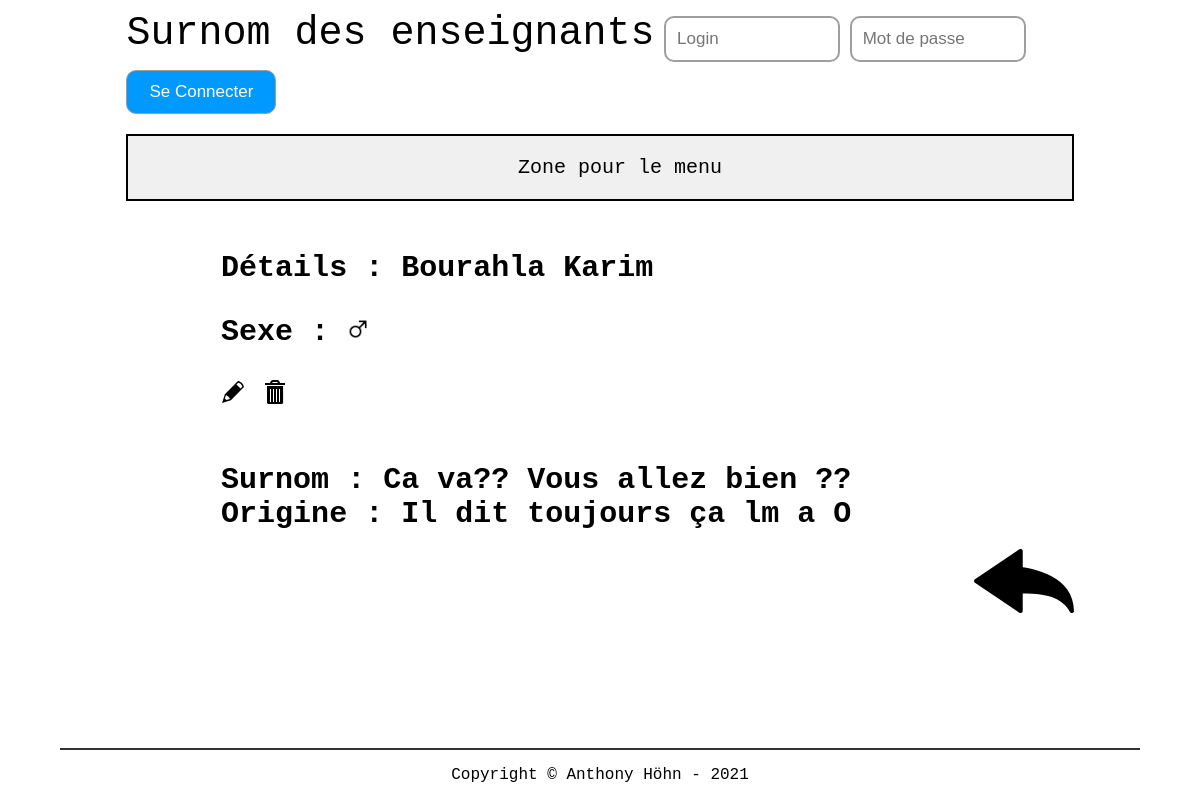
/src/php/detail.php?idTeacher=1, run on an earlier commit of the app's database.
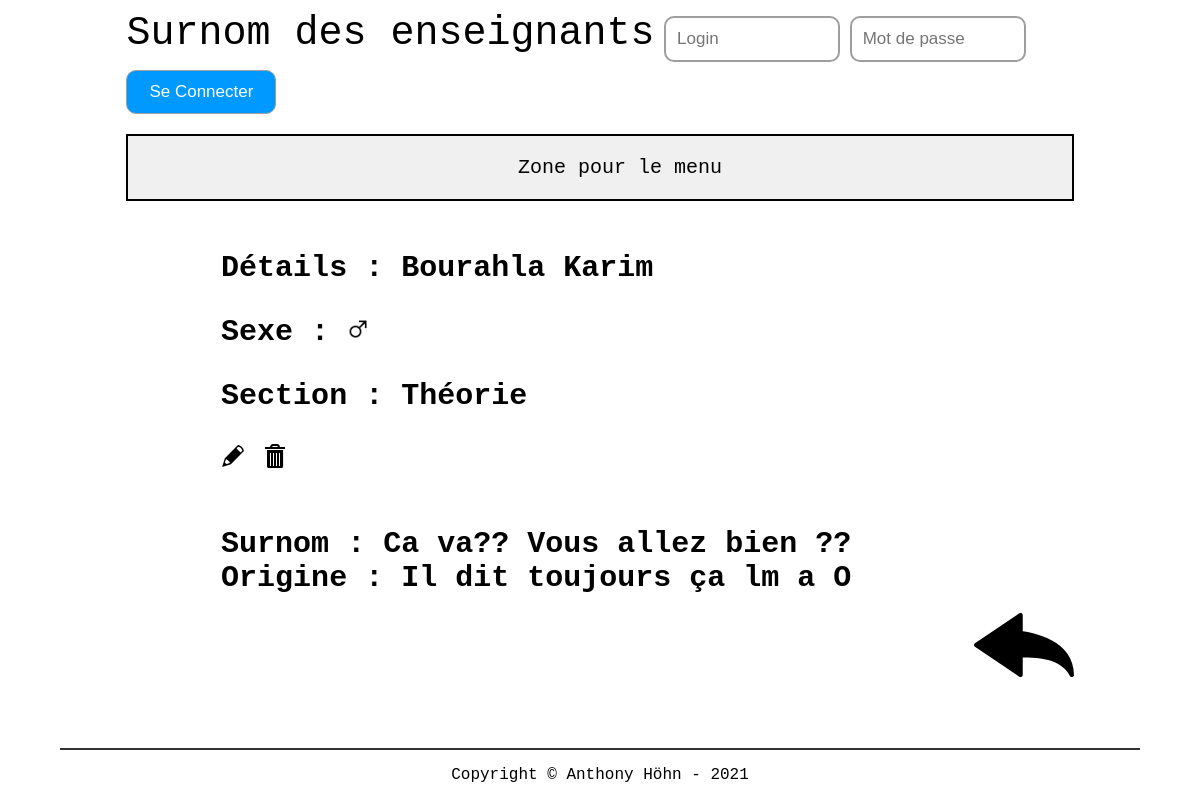
And on a later commit of the database.
### tables this page shows
CREATE TABLE t_teacher(
	idTeacher int AUTO_INCREMENT PRIMARY KEY,
	teaFirstname varchar(50) NOT NULL,
	teaName varchar(50) NOT NULL,
	teaGender char(1) NOT NULL,
	teaNickname varchar(100) NOT NULL,
	teaOrigin varchar(255) NOT NULL);

CREATE TABLE t_teaches(
	fkteacher int NOT NULL,
	fksection int NOT NULL,
	CONSTRAINT fk_teacher_teaches_id FOREIGN KEY (fkteacher) REFERENCES t_teacher(idTeacher) ON DELETE CASCADE,
	CONSTRAINT fk_section_teaches_id FOREIGN KEY (fksection) REFERENCES t_section(idSection) ON DELETE CASCADE,
	PRIMARY KEY (fksection,fkteacher));

CREATE TABLE t_section(
	idSection int AUTO_INCREMENT PRIMARY KEY,
	secName varchar(30) NOT NULL);

### src/php/lib/database.php (called while the page is built, shortened)
<?php
 class Database {
    private $connector;
    public function __construct(){
    try{
        $this->connector = new PDO("mysql:host=localhost;dbname=db_nickname_anthohn;charset=utf8", "dbNicknameUser", "grp2B_21");
        }
        catch(PDOException $e)
        {
            die("<h1>Impossible de se connecter à la base de données</h1> erreur :". $e->getMessage());
        }
    }
    private function queryPrepareExecute($query, $binds){
        $req = $this->connector->prepare($query);
        foreach($binds as $bind){
            $req->bindValue($bind['field'], $bind['value'], $bind['type']);
        }
        $req->execute();
        return $req;
    }
    private function formatData($req){
        $results = $req->fetchALL(PDO::FETCH_ASSOC);
        return $results;
    }
    public function getOneTeacher($id){
        $query = "SELECT * FROM t_teacher WHERE idTeacher = :id";
        $binds = array(
            0 => array(
                'field' => ':id',
                'value' => $id,
                'type' => PDO::PARAM_INT
            )
        );
        $reqExecuted = $this->queryPrepareExecute($query, $binds);
        $results = $this->formatData($reqExecuted);
        return $results;
    }
    public function getOneTeacherSection($id){
        $query = "SELECT * FROM t_teaches JOIN t_teacher ON fkteacher = idTeacher JOIN t_section ON fksection = idSection WHERE idTeacher = :id";
        $binds = array(
            0 => array(
                'field' => ':id',
                'value' => $id,
                'type' => PDO::PARAM_INT
            )
        );
        $reqExecuted = $this->queryPrepareExecute($query, $binds);
        $results = $this->formatData($reqExecuted);
        return $results;
    }
}
?>

### src/php/detail.php (the view)
<?php
require "header.php";
$id = $_GET["idTeacher"];
$teachers = $db->getOneTeacher($id);
$sections = $db->getOneTeacherSection($id);
?>
        <?php foreach($teachers as $teacher): ?>
        <h3>Détails : <?= $teacher["teaName"] ?><?= " ";?><?= $teacher["teaFirstname"] ?><p>Sexe :
            <?php if($teacher["teaGender"] == "M")
            {
                echo '<img src="../../userContent/maleGender.png" width"22px" height="22px" alt="icons">';
            }
            else if ($teacher["teaGender"] == "W")
            {
                echo '<img src="../../userContent/femaleGender.png" width"22px" height="22px" alt="icons">';
            }
            else if ($teacher["teaGender"] == "O")
            {
                echo "Autre";
            }?></p>
        <?php foreach($sections as $section): ?>
        <p>Section : <?= $section["secName"] ?></p>
        <?php endforeach; ?>
        <a href="editTeacher.php?idTeacher=<?= $teacher["idTeacher"]; ?>"><img src="../../userContent/edit.svg"></img></a>
        <a href="deleteTeacher.php?idTeacher=<?= $teacher["idTeacher"]; ?>" onclick="return confirm('Êtes vous sûr de voiloir supprimer l\'enseignant ?')"><img src="../../userContent/trash.svg"></img></a>
        </h3>
        <h4>Surnom : <?= $teacher["teaNickname"] ?></h4>
        <h4>Origine : <?= $teacher["teaOrigin"] ?></h4>
        <?php endforeach; ?>
        <div class="back">
            <a href="index.php"><img width="100px" src="../../userContent/backArrow.svg"></img></a>
        </div>
<?php require "footer.php";

What changed in the data, as far as the page shows it:
added t_teaches: fksection.secName "Théorie"
